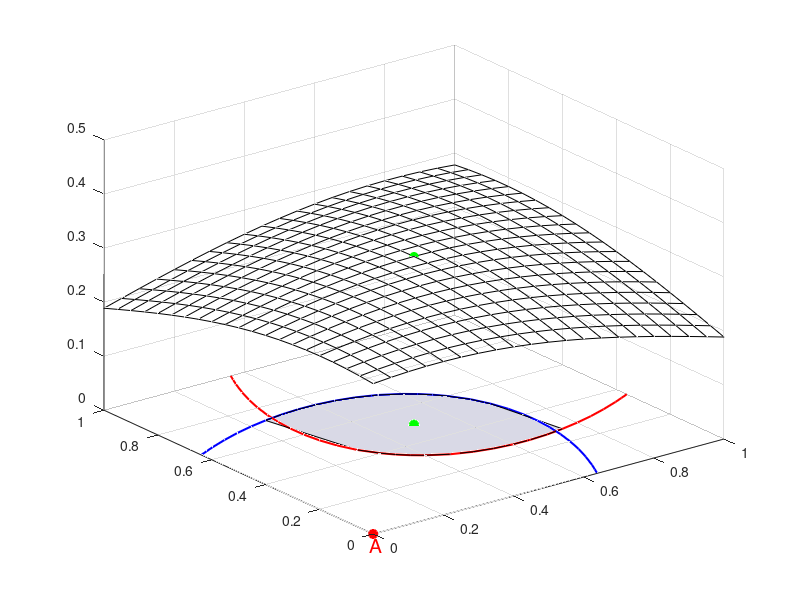

Here is the MATLAB script that generated this plot: (Note: this script raises an error after producing the figure.)
clear all
clc

mu1 = [0 0];
mu2 = [1 1];
sigma = [1 0.5; 0.5 1];

x1 = -3:.05:5;
x2 = -3:.05:5;
[X1,X2] = meshgrid(x1,x2);
X = [X1(:) X2(:)];

y1 = mvnpdf(X,mu1,sigma);
y1 = reshape(y1,length(x2),length(x1));
y2 = mvnpdf(X,mu2,sigma);
y2 = reshape(y2,length(x2),length(x1));
y = y1+y2;

%find maximum point of y 
[tempV1, tempI1] = max(y);
[tempV2, tempI2] = max(max(y));

maxValue = tempV2;
max_x1 = x1(tempI1(tempI2));
max_x2 = x2(tempI2);

% plot surface
s1 = surf(X1,X2, y,'FaceAlpha',0);
hold on

% denote the maximum on the bottom
scatter(max_x1,max_x2,'MarkerEdgeColor','g',...
    'MarkerFaceColor','g',...
    'LineWidth',1.5)

% denote the maximum on the surface
scatter3(max_x1,max_x2,maxValue,'MarkerEdgeColor','g',...
    'MarkerFaceColor','g')

% zoom in to overlapped region
xlim([0 1])
ylim([0 1])
zlim([0 0.5])

% 1st contour 
c1 = contour(x1,x2,y1,[0.14 0.14], 'b', 'LineWidth',1.5 );
hold on

% A: point and test 
scatter(mu1(1),mu1(2),'MarkerEdgeColor','r',...
    'MarkerFaceColor','r',...
    'LineWidth',1.5)
text(-0.05,-0.05, 0,'A', 'Color','r','FontSize', 14)
hold on

% 2st contour 
c2 = contour(x1,x2,y2,[0.14 0.14], 'r', 'LineWidth',1.5);
hold on
scatter(mu2(1),mu2(2),'MarkerEdgeColor','b',...
    'MarkerFaceColor','b',...
    'LineWidth',1.5)
% B: point and test 
text(1.05,1.05, 0,'B', 'Color','b','FontSize', 14)


startN = 48;
endN = 62;

startN2 = 106;
endN2 =118;

btwRegion = [c1(1,startN:endN), c2(1,startN2:endN2)];
x_region = [c1(2,startN:endN), c2(2,startN2:endN2)];
ff = fill(x_region, btwRegion, [0.85 0.85 0.90]);
ff.EdgeColor = 'none';


fig = gca;
xLab = xlabel('S');
xticks([]);
yLab = ylabel('T');
yticks([]);
zlabel('W')
zticks([])

